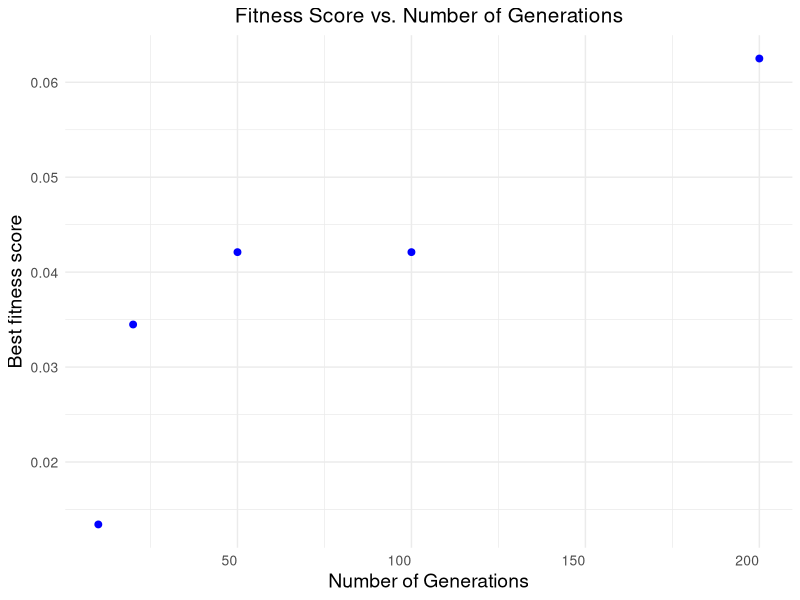

The R script that drew this image:
install.packages("ggplot2")

library(ggplot2)

data <- data.frame(
  max_gen = c(10, 20, 50, 100, 200),
  best_fitness_score = c(0.013422819, 0.034482759, 0.042105263, 0.042105263, 0.0625)
)

ggplot(data, aes(x = max_gen, y = best_fitness_score)) +
  geom_point(size = 2, color = 'blue') +
  labs(title = "Fitness Score vs. Number of Generations", x = "Number of Generations", y = "Best fitness score") +
  theme_minimal() +
  theme(
    plot.title = element_text(size = 15,hjust = 0.5),  
    axis.title.x = element_text(size = 14),            
    axis.title.y = element_text(size = 14),             
    axis.text.x = element_text(size = 10, hjust = 1),      
    axis.text.y = element_text(size = 10),                                                       
  )
